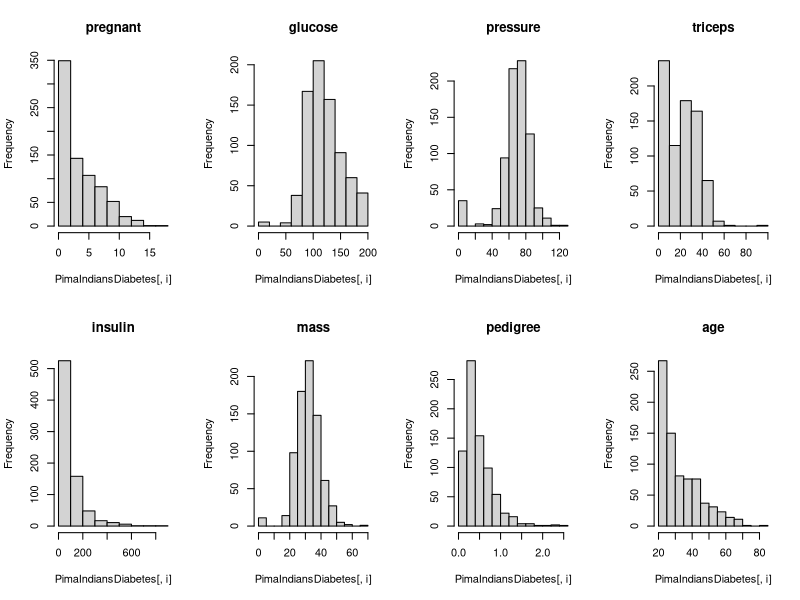

Write R code to recreate this figure.
#first you have to install the package 
# install.packages("mlbench")
# load the library
library(mlbench)

# load the dataset
data(PimaIndiansDiabetes)

# create a bar plot of each categorical attribute
par(mfrow=c(2,4))

for(i in 1:8) {
  hist(PimaIndiansDiabetes[,i], 
       main=names(PimaIndiansDiabetes)[i])
}
#graphics.off()
